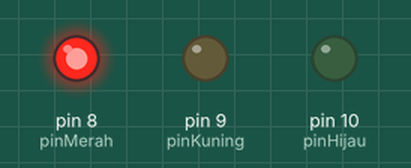
Simulated run of this sketch. Board: Arduino Uno, built with avr-gcc and run on an emulated ATmega328P. Shown: output pins drawn as LEDs (lit = HIGH).

Above: at 2.5 s.
At 5.5 s:
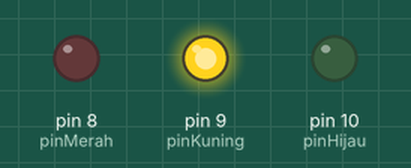
At 7.5 s:
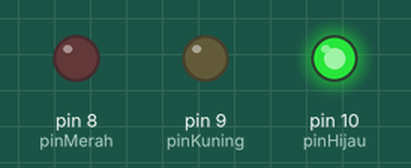
Timing chart, 0 to 13.0 s (numbered marks = the images above):
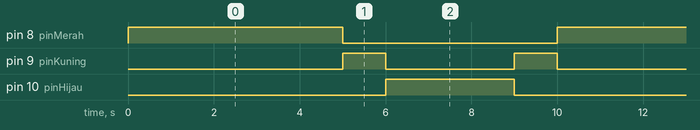

Measured:
- by itself, pin 8 (pinMerah): alternates HIGH for 5.0 s and LOW for 5.0 s
- by itself, pin 9 (pinKuning): repeats every 10.0 s: LOW 3.0 s, HIGH 1.0 s, LOW 5.0 s, HIGH 1.0 s
- by itself, pin 10 (pinHijau): alternates HIGH for 3.0 s and LOW for 7.0 s

The sketch:

traffic_light_1arah.ino
```cpp
// FAHMI IBRAHIM (2403321073) EC-3D

int pinMerah = 8;
int pinKuning = 9;
int pinHijau = 10;

void setup() {
  // put your setup code here, to run once:
  pinMode(pinMerah, OUTPUT);
  pinMode(pinKuning, OUTPUT);
  pinMode(pinHijau, OUTPUT);
}

void loop() {
  // put your main code here, to run repeatedly:
  digitalWrite(pinMerah, HIGH);
  digitalWrite(pinKuning, LOW);
  digitalWrite(pinHijau, LOW);
  delay(5000);

  digitalWrite(pinMerah, LOW);
  digitalWrite(pinKuning, HIGH);
  digitalWrite(pinHijau, LOW);
  delay(1000);

  digitalWrite(pinMerah, LOW);
  digitalWrite(pinKuning, LOW);
  digitalWrite(pinHijau, HIGH);
  delay(3000);

  digitalWrite(pinMerah, LOW);
  digitalWrite(pinKuning, HIGH);
  digitalWrite(pinHijau, LOW);
  delay(1000);
}
```
